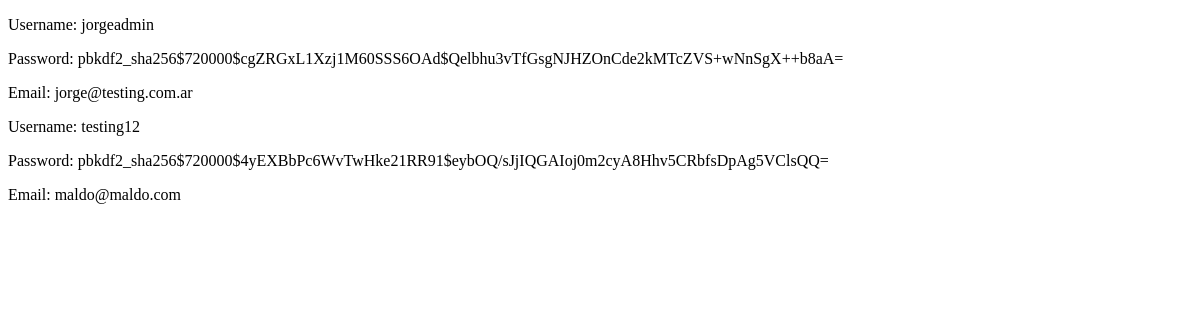
The app's page /usuarios/, older data.
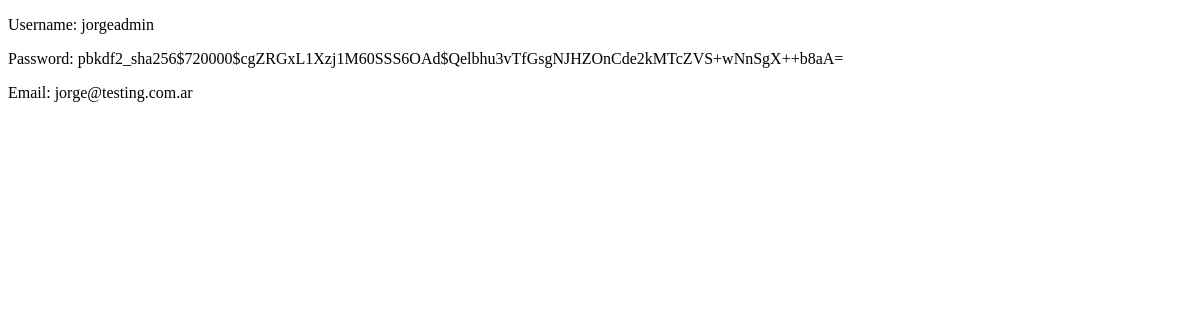
The same page, newer data.
### Proyecto_Final_Python_App/models.py (models this page shows, shortened)
class UsuarioEstandar(AbstractUser):
    objects = UsuarioEstandarManager()

### Proyecto_Final_Python_App/views.py (the view)
# urls.py: path('usuarios/', usuarios_lista, name='usuarios'),
def usuarios_lista(request):
    usuarios = UsuarioEstandar.objects.all()
    return render(request, 'usuarios.html', {'usuarios': usuarios})

### Proyecto_Final_Python_App/templates/usuarios.html (shortened to what this page needs)
<!DOCTYPE html>
<html lang="en">
<head>
</head>
<body>
    {% for usuario in usuarios %}
    <p>Username: {{ usuario.username }}</p>
    <p>Password: {{ usuario.password }}</p>
    <p>Email: {{ usuario.email }}</p>
{% endfor %}
</body>
</html>

Row changes from the older to the newer data that the page shows:
removed UsuarioEstandar: username "testing12", password "pbkdf2_sha256$720000$4yEXBbPc6WvTwHke21RR91$eybOQ/sJjIQGAIoj0m2cyA8Hhv5CRbfsDpAg5VClsQQ=", email "maldo@maldo.com"
